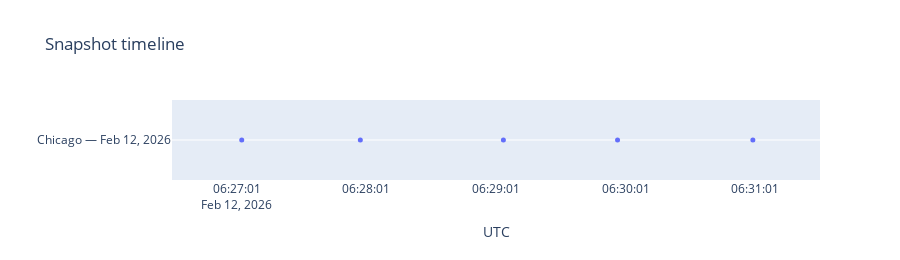

Notebook code cell kept with this figure:
### Markdown cell above
## 9. Snapshot cadence & data health

### Code cell
if mkt.empty:
    display(Markdown("> No data."))
else:
    snap_times = (
        mkt.drop_duplicates(subset=["snapshot_ts", "event_ticker"])
        .sort_values("snapshot_ts")
    )

    for evt in snap_times["event_ticker"].unique():
        s = snap_times[snap_times["event_ticker"] == evt]["snapshot_ts"].sort_values()
        deltas = s.diff().dropna().dt.total_seconds()
        info = parse_event_ticker(evt)
        display(Markdown(f"### {evt} — {info['event_label']}"))
        display(Markdown(
            f"- **Snapshots:** {len(s)}\n"
            f"- **Time span:** {s.min()} → {s.max()}\n"
            f"- **Interval — mean:** {deltas.mean():.1f}s, "
            f"**median:** {deltas.median():.1f}s, "
            f"**min:** {deltas.min():.1f}s, "
            f"**max:** {deltas.max():.1f}s"
        ))

    # Timeline dot plot — one dot per snapshot
    fig = px.strip(
        snap_times,
        x="snapshot_ts", y="event_label",
        color="event_label",
        title="Snapshot timeline",
        labels={"snapshot_ts": "UTC", "event_label": ""},
    )
    fig.update_traces(marker_size=5)
    fig.update_layout(showlegend=False, height=200 + 60 * len(event_tickers))
    fig.show()

### Figure 1 — Plotly figure (JSON) as saved in the notebook; plotly's stock layout.template omitted (floating-point values rounded to 4 significant figures)
{"data": [{"alignmentgroup": "True", "boxpoints": "all", "fillcolor": "rgba(255,255,255,0)", "hoveron": "points", "hovertemplate": "=%{y}<br>UTC=%{x}<extra></extra>", "legendgroup": "Chicago — Feb 12, 2026", "line": {"color": "rgba(255,255,255,0)"}, "marker": {"color": "#636efa", "size": 5}, "name": "Chicago — Feb 12, 2026", "offsetgroup": "Chicago — Feb 12, 2026", "orientation": "v", "pointpos": 0, "showlegend": true, "type": "box", "x": ["2026-02-12T06:27:00.504999", "2026-02-12T06:28:00.507997", "2026-02-12T06:29:00.510740", "2026-02-12T06:30:00.513099", "2026-02-12T06:31:00.520056"], "x0": " ", "xaxis": "x", "y": ["Chicago — Feb 12, 2026", "Chicago — Feb 12, 2026", "Chicago — Feb 12, 2026", "Chicago — Feb 12, 2026", "Chicago — Feb 12, 2026"], "y0": " ", "yaxis": "y"}], "layout": {"boxmode": "group", "height": 260, "legend": {"title": {"text": ""}, "tracegroupgap": 0}, "showlegend": false, "title": {"text": "Snapshot timeline"}, "xaxis": {"anchor": "y", "domain": [0, 1], "title": {"text": "UTC"}}, "yaxis": {"anchor": "x", "categoryarray": ["Chicago — Feb 12, 2026"], "categoryorder": "array", "domain": [0, 1], "title": {"text": ""}}}}
